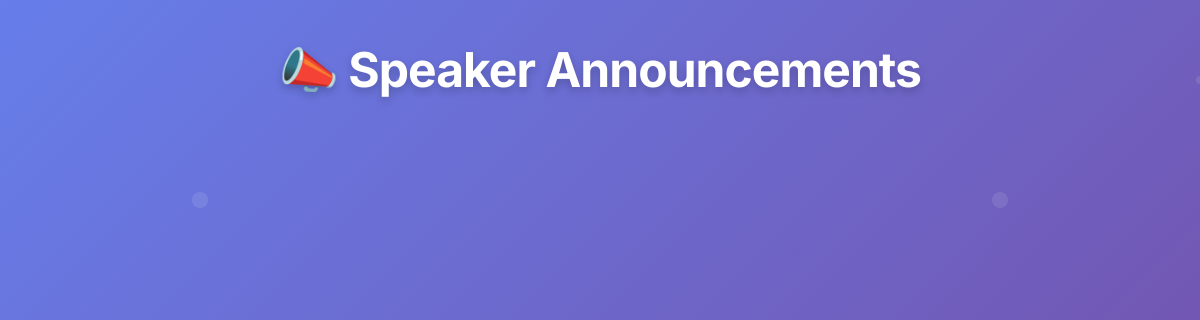
The app's page /speaker_announcement/, older data.
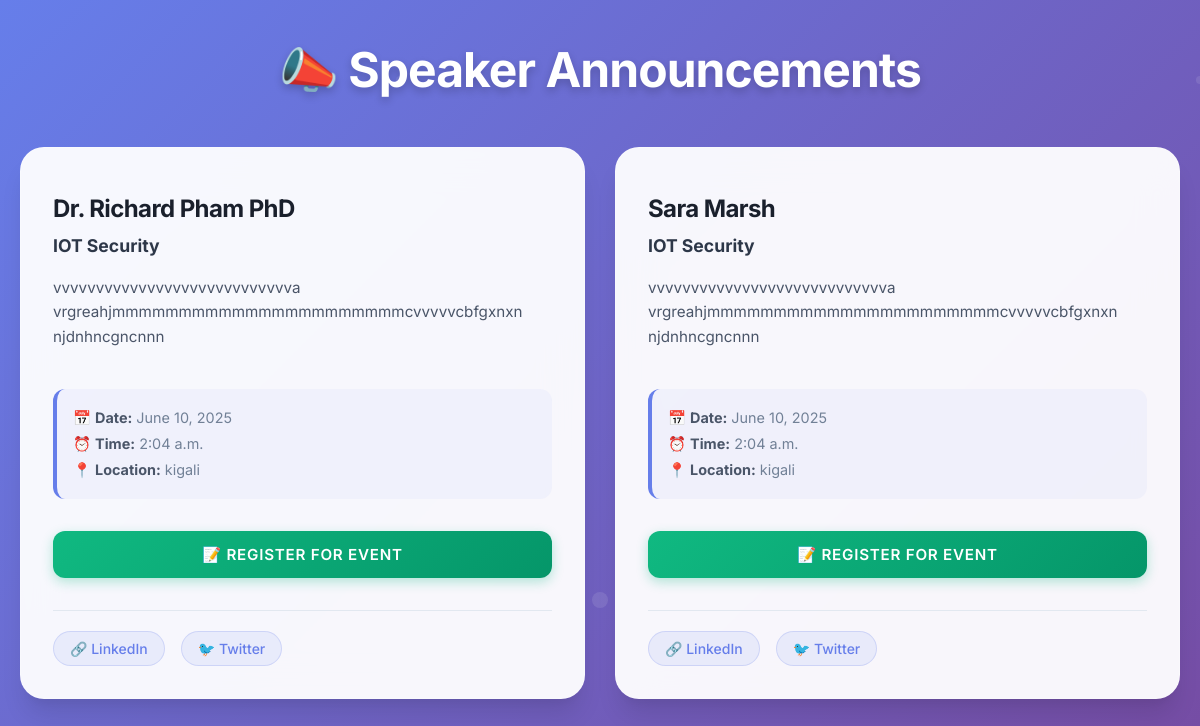
The same page, newer data.
### event_app/models.py (models this page shows, shortened)
class SpeakerAnnouncement(models.Model):
    speaker = models.ForeignKey(Speaker_management, on_delete=models.CASCADE, related_name='announcements')
    topic_title = models.CharField(max_length=200)
    description = models.TextField()
    event_date = models.DateField()
    event_time = models.TimeField()
    location = models.CharField(max_length=255)
    is_keynote = models.BooleanField(default=False)
    created_at = models.DateTimeField(auto_now_add=True)

class Speaker_management(models.Model):
    name = models.CharField(max_length=100)
    biography = models.TextField()
    photo = models.ImageField(upload_to='speakers/', blank=True, null=True)
    email = models.EmailField()
    phone_number = models.CharField(max_length=20)
    linkedin_link = models.URLField(blank=True)
    twitter_link = models.URLField(blank=True)

### event_app/views.py (the view)
# urls.py: path('speaker_announcement/', views.speaker_announcements, name='speaker_announcement'),
def speaker_announcements(request):
    speakers = SpeakerAnnouncement.objects.select_related('speaker').order_by('event_date', 'event_time')
    return render(request, 'speakers.html', {'speakers': speakers})

### event_app/templates/speakers.html (shortened to what this page needs)
{% load static %}
<!DOCTYPE html>
<html>
<head>
</head>
<body>
    <h1>📣 Speaker Announcements</h1>
    <div class="container">
        {% for announcement in speakers %}
        <div class="card">
            <h2>{{ announcement.speaker.name }}</h2>
            <p><strong>{{ announcement.topic_title }}</strong></p>
            <p>{{ announcement.description }}</p>
            <p class="meta">
                📅 <strong>Date:</strong> {{ announcement.event_date }}<br>
                ⏰ <strong>Time:</strong> {{ announcement.event_time }}<br>
                📍 <strong>Location:</strong> {{ announcement.location }}
            </p>
            <a href="/participant-form/" class="register-btn">
                📝 Register for Event
            </a>
            <div class="links">
                {% if announcement.speaker.linkedin_link %}
                <a href="{{ announcement.speaker.linkedin_link }}" target="_blank">🔗 LinkedIn</a>
                {% endif %}
                {% if announcement.speaker.twitter_link %}
                <a href="{{ announcement.speaker.twitter_link }}" target="_blank">🐦 Twitter</a>
                {% endif %}
            </div>
        </div>
        {% endfor %}
    </div>
</body>
</html>

Row changes from the older to the newer data that the page shows:
added SpeakerAnnouncement: speaker.name "Dr. Richard Pham PhD", topic_title "IOT Security", description "vvvvvvvvvvvvvvvvvvvvvvvvvvvva vrgreahjmmmmmmmmmmmmmmmmmmmmmmcvvvvvcbfgxnxn njdnhncgncnnn", event_date "June 10, 2025", event_time "2:04 a.m.", location "kigali"
added SpeakerAnnouncement: speaker.name "Sara Marsh", topic_title "IOT Security", description "vvvvvvvvvvvvvvvvvvvvvvvvvvvva vrgreahjmmmmmmmmmmmmmmmmmmmmmmcvvvvvcbfgxnxn njdnhncgncnnn", event_date "June 10, 2025", event_time "2:04 a.m.", location "kigali"
